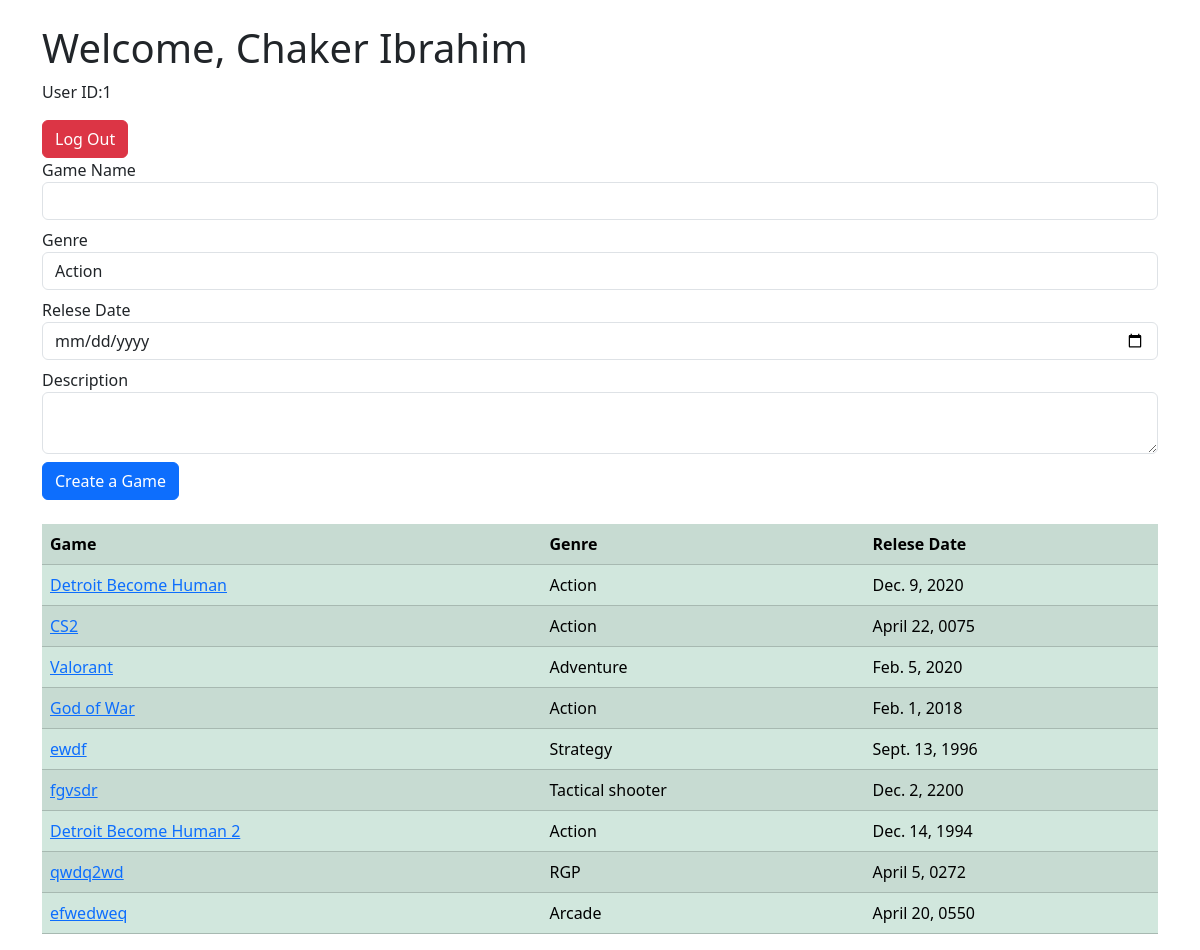
/dashboard/ (signed in), run on the app's committed database.
### proj_app/models.py (models this page shows)
class User(models.Model):
    first_name = models.CharField(max_length=45)
    last_name = models.CharField(max_length=45)
    email = models.CharField(max_length=45)
    password = models.CharField(max_length=45)
    created_at = models.DateTimeField(auto_now_add=True)
    updated_at = models.DateTimeField(auto_now=True)
    objects = UserManager()

class Game(models.Model):
    game_name = models.CharField(max_length=45)
    genre = models.CharField(max_length=80)
    relese_date = models.DateField()
    description = models.TextField()
    user = models.ForeignKey(User, related_name="games", on_delete=models.CASCADE)
    favorites = models.ManyToManyField(User, related_name='favorites')
    created_at = models.DateTimeField(auto_now_add=True)
    updated_at = models.DateTimeField(auto_now=True)
    objects = GameManager()

### proj_app/views.py (the view)
# urls.py: path('dashboard/',views.dashboard),
def dashboard(request):
    if 'user_id' not in request.session :
        return redirect("/")
    else:
        context = {
            'user':models.get_specific_user(request),
            "all_games":models.get_all_game()
        }
        return render(request,"dashboard.html",context)

### proj_app/models.py (called while the page is built)
def get_specific_user(request):
    return User.objects.get(id = request.session['user_id'])

def get_all_game():
    return Game.objects.all()

### proj_app/templates/dashboard.html (shortened to what this page needs)
<!DOCTYPE html>
<html lang="en">
<head>
    <link rel="stylesheet" href="https://cdn.jsdelivr.net/npm/bootstrap@5.3.8/dist/css/bootstrap.min.css">
</head>
<body>
    <div class="container mt-4">
        <div class="row">
            <div>
                <h1> Welcome, {{user.first_name}} {{user.last_name}}</h1>
                <p>User ID:{{user.id}}</p>
                <form action="/logout/" method="post">
                    <button class="btn btn-danger">Log Out</button>
                </form>
            </div>
            <div>
                <form action="/create_game/" method="post">
                    <div>
                        <label for="game_name">Game Name</label>
                        <input type="text" name="game_name" class="form-control mb-2">
                    </div>
                    <div>
                    <label for="genre">Genre</label>
                    <select name="genre" class="form-control mb-2">
                        <option value="Action">Action</option>
                        </select>
                    </div>
                    <div>
                        <label for="relese_date">Relese Date</label>
                        <input type="date" name="relese_date" class="form-control mb-2">
                    </div>
                    <div>
                        <label for="description">Description</label>
                        <textarea name="description" class="form-control mb-2"></textarea>
                    </div>
                    <button class="btn btn-primary">Create a Game</button>
                </form>
            </div>
            <div>
                <div>
                    <table class="table table-success table-striped mt-4">
                        <tr>
                            <th>Game</th>
                            <th>Genre</th>
                            <th>Relese Date</th>
                        </tr>
                        {% for game in all_games %}
                        <tr>
                            <td><a href="/game/{{game.id}}/">{{game.game_name}}</a></td>
                            <td>{{game.genre}}</td>
                            <td>{{game.relese_date}}</td>
                        </tr>
                        {% endfor %}
                    </table>
                </div>
            </div>
        </div>
</body>
</html>

### data on the page
User: first_name "Chaker", last_name "Ibrahim", id "1"
Game: game_name "Detroit Become Human", genre "Action", relese_date "Dec. 9, 2020"
Game: game_name "CS2", genre "Action", relese_date "April 22, 0075"
Game: game_name "Valorant", genre "Adventure", relese_date "Feb. 5, 2020"
Game: game_name "God of War", genre "Action", relese_date "Feb. 1, 2018"
Game: game_name "ewdf", genre "Strategy", relese_date "Sept. 13, 1996"
Game: game_name "fgvsdr", genre "Tactical shooter", relese_date "Dec. 2, 2200"
Game: game_name "Detroit Become Human 2", genre "Action", relese_date "Dec. 14, 1994"
Game: game_name "qwdq2wd", genre "RGP", relese_date "April 5, 0272"
Game: game_name "efwedweq", genre "Arcade", relese_date "April 20, 0550"
